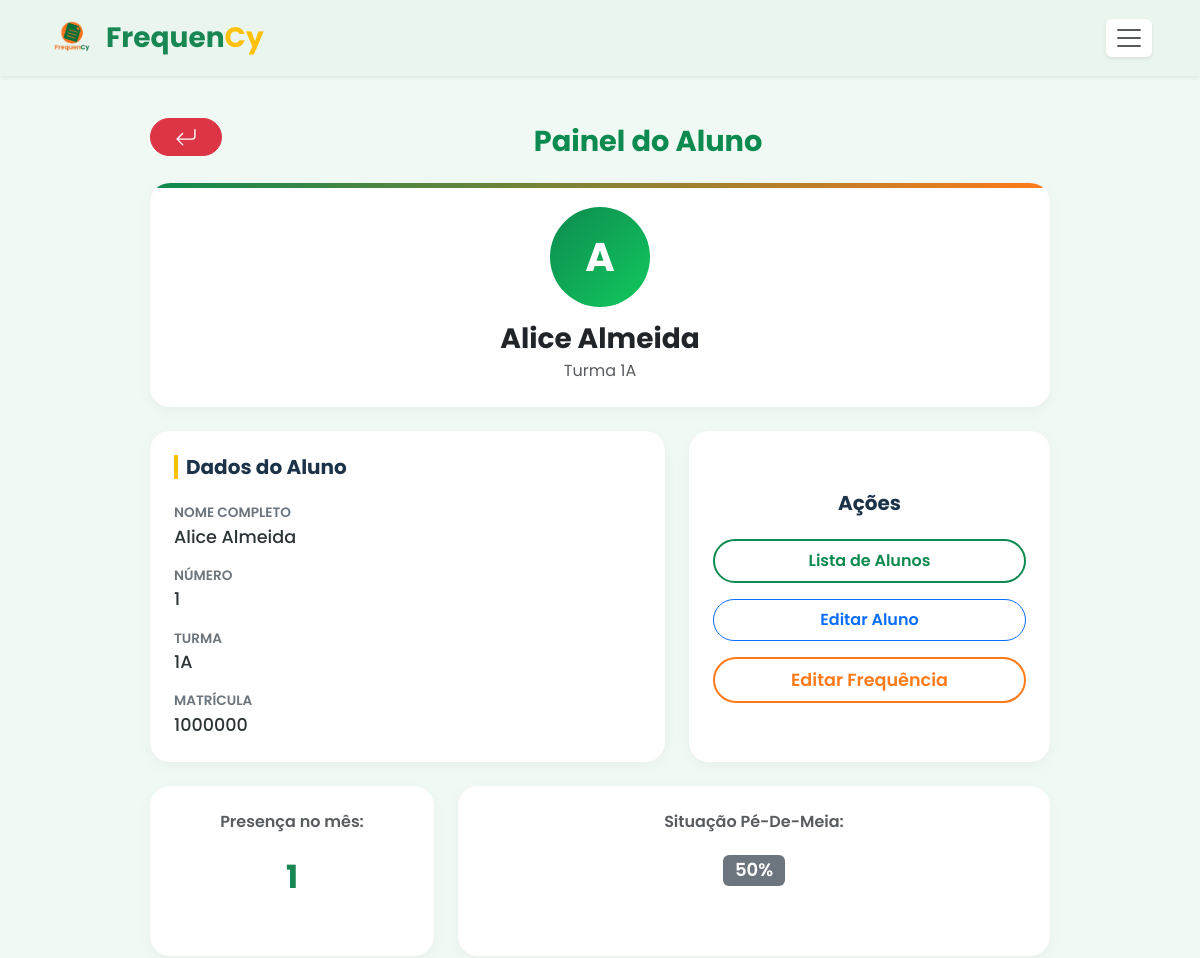
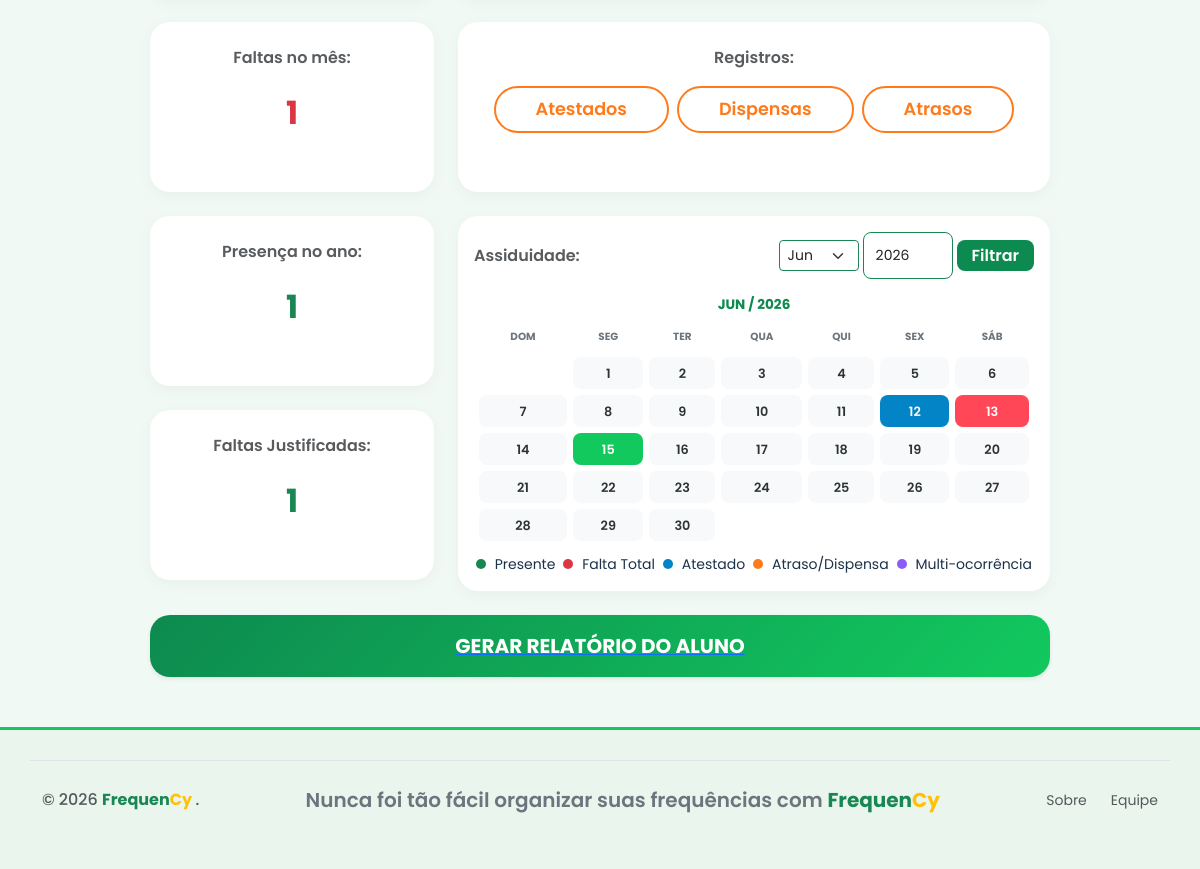
Page /painel_aluno.php?matricula=1000000 on the committed database (2 pictures, top to bottom).
### tables this page shows
CREATE TABLE `aluno` (
  `id_aluno` int(11) NOT NULL,
  `nome_aluno` varchar(200) NOT NULL,
  `numero_aluno` varchar(2) NOT NULL,
  `matricula` varchar(15) NOT NULL,
  `turma_aluno` varchar(2) NOT NULL
);

### dados.php (called while the page is built, shortened)
<?php
function contar_frequencia_no_mes_por_aluno($conexao, $matricula, $mes) {
    $query = "SELECT COUNT(*) AS total FROM frequencia WHERE matricula_aluno_frequencia = '$matricula' AND MONTH(data_frequencia) = '$mes' AND situacao_frequencia = 'P'";
    $result = mysqli_query($conexao, $query);
    if($result){
        $row = mysqli_fetch_assoc($result);
        return $row['total'];
    }
    return 0;
}
function contar_faltas_no_mes_por_aluno($conexao, $matricula, $mes) {
    $query = "SELECT COUNT(*) AS total FROM frequencia WHERE matricula_aluno_frequencia = '$matricula' AND MONTH(data_frequencia) = '$mes' AND situacao_frequencia = 'A'";
    $result = mysqli_query($conexao, $query);
    if($result){
        $row = mysqli_fetch_assoc($result);
        return $row['total'];
    }
    return 0;
}
function contar_frequencia_no_ano_por_aluno($conexao, $matricula, $ano) {
    $query = "SELECT COUNT(*) AS total FROM frequencia WHERE matricula_aluno_frequencia = '$matricula' AND YEAR(data_frequencia) = '$ano' AND situacao_frequencia = 'P'";
    $result = mysqli_query($conexao, $query);
    if($result){
        $row = mysqli_fetch_assoc($result);
        return $row['total'];
    }
    return 0;
}
function porcentagem_frequencia($conexao, $matricula, $mes) {
    $total_frequencias = contar_frequencia_no_mes_por_aluno($conexao, $matricula, $mes);
    $total_faltas = contar_faltas_no_mes_por_aluno($conexao, $matricula, $mes);
    $total_dias = $total_frequencias + $total_faltas;
    if ($total_dias > 0) {
        return round(($total_frequencias / $total_dias) * 100);
    }
    return 0;
}
function contar_dias_justificados_por_aluno($conexao, $matricula) {
    $query = "SELECT SUM(dias_cobertos) AS total FROM registro WHERE matricula = '$matricula' AND tipo_registro = 'Atestado'";
    $result = mysqli_query($conexao, $query);
    if($result){
        $row = mysqli_fetch_assoc($result);
        return $row['total'] ?? 0;
    }
    return 0;
}

### painel_aluno.php (the view, shortened to what this page needs)
<?php
include('conexao.php');
include('dados.php');
if (isset($_GET['matricula'])) {
    $matricula = $_GET['matricula'];
    $query = "SELECT nome_aluno, turma_aluno, matricula, numero_aluno FROM aluno WHERE matricula = ?";
    $stmt = mysqli_prepare($conexao, $query);
    mysqli_stmt_bind_param($stmt, "s", $matricula);
    mysqli_stmt_execute($stmt);
    $result = mysqli_stmt_get_result($stmt);
    if ($result && mysqli_num_rows($result) > 0) {
        $aluno = mysqli_fetch_assoc($result);
    } else {
        echo "Matrícula não encontrada.";
        exit;
    }
} else {
    echo "Matrícula não fornecida.";
    exit;
}
$ano_atual = isset($_GET['ano_filtro']) ? intval($_GET['ano_filtro']) : intval(date('Y'));
$mes_atual = isset($_GET['mes_filtro']) ? $_GET['mes_filtro'] : date('m');
$num_dias = cal_days_in_month(CAL_GREGORIAN, intval($mes_atual), $ano_atual);
$primeiro_dia_mes = date('w', strtotime("$ano_atual-$mes_atual-01"));
$presencas = [];
$query_freq = "SELECT data_frequencia, situacao_frequencia FROM frequencia WHERE matricula_aluno_frequencia = ? AND MONTH(data_frequencia) = ? AND YEAR(data_frequencia) = ?";
$stmt_freq = mysqli_prepare($conexao, $query_freq);
mysqli_stmt_bind_param($stmt_freq, "sss", $aluno['matricula'], $mes_atual, $ano_atual);
mysqli_stmt_execute($stmt_freq);
$res_freq = mysqli_stmt_get_result($stmt_freq);
while ($row = mysqli_fetch_assoc($res_freq)) {
    $presencas[$row['data_frequencia']] = $row['situacao_frequencia'];
}
$atestados_mes = [];
$query_atest = "SELECT data_registro, dias_cobertos FROM registro WHERE matricula = ? AND tipo_registro = 'Atestado'";
if ($stmt_atest = mysqli_prepare($conexao, $query_atest)) {
    mysqli_stmt_bind_param($stmt_atest, "s", $aluno['matricula']);
    mysqli_stmt_execute($stmt_atest);
    $res_atest = mysqli_stmt_get_result($stmt_atest);
    while ($row = mysqli_fetch_assoc($res_atest)) {
        $data_inicio = $row['data_registro'];
        $dias_cobertos = max(1, (int)$row['dias_cobertos']);
        for ($i = 0; $i < $dias_cobertos; $i++) {
            $data_atual = date('Y-m-d', strtotime("$data_inicio + $i days"));
            $atestados_mes[$data_atual] = true;
        }
    }
}
$atrasos_mes = [];
$dispensas_mes = [];
?>
<!DOCTYPE html>
<html lang="pt-br">
<head>
    <link href="css/bootstrap.min.css" rel="stylesheet">
    <link rel="stylesheet" href="style.css">
</head>
<body>
    <?php include('navbar.php'); ?>
    <div class="conteudo-perfil">
        <div class="row align-items-center mb-3 header-row">
            <div class="col-auto">
                <a href="painel.php" class="btn btn-danger rounded-pill px-4 mb-0">
                </a>
            </div>
            <div class="col text-center">
                <h2 class="titulo-verde mb-2 mt-3">Painel do Aluno</h2>
            </div>
        </div>
        <div class="dash-card p-4 text-center mb-4 position-relative overflow-hidden">
            <div style="position: absolute; top: 0; left: 0; width: 100%; height: 5px; background: linear-gradient(90deg, #0d8a4f, #ff7a1a);"></div>
            <div class="avatar-grande"><?= strtoupper(substr($aluno['nome_aluno'], 0, 1)); ?></div>
            <h3 class="fw-bold text-dark mb-1"><?= $aluno['nome_aluno']; ?></h3>
            <p class="text-muted mb-0">Turma <?= htmlspecialchars($aluno['turma_aluno']); ?></p>
        </div>
        <div class="row g-4">
            <div class="col-md-7">
                <div class="dash-card p-4 h-100">
                    <h5 class="fw-bold mb-4 border-start border-warning border-4 ps-2">Dados do Aluno</h5>
                    <div class="info-label">Nome Completo</div>
                    <div class="info-value mb-3"><?= $aluno['nome_aluno']; ?></div>
                    <div class="info-label">Número</div>
                    <div class="info-value mb-3"><?= $aluno['numero_aluno']; ?></div>
                    <div class="info-label">Turma</div>
                    <div class="info-value mb-3"><?= $aluno['turma_aluno']; ?></div>
                    <div class="info-label">Matrícula</div>
                    <div class="info-value"><?= $aluno['matricula']; ?></div>
                </div>
            </div>
            <div class="col-md-5">
                <div class="dash-card p-4 h-100 d-flex flex-column justify-content-center text-center">
                    <h5 class="fw-bold mb-4">Ações</h5>
                    <div class="d-grid gap-3">
                        <a href="lista_alunos.php" class="btn btn-outline-green py-2">Lista de Alunos</a>
                        <a href="tela_edita_aluno.php?matricula=<?= urlencode($aluno['matricula']); ?>" class="btn btn-outline-primary fw-semibold rounded-pill py-2">Editar Aluno</a>
                        <button type="button" class="btn btn-outline-warning fw-semibold rounded-pill py-2" data-bs-toggle="modal" data-bs-target="#exampleModal">Editar Frequência</button>
                    </div>
                </div>
            </div>
            <div class="col-md-4">
                <div class="dash-card p-4 text-center mini-card mb-4">
                    <span class="text-muted fw-semibold">Presença no mês:</span>
                    <h2 class="fw-bold text-success m-4"><?= contar_frequencia_no_mes_por_aluno($conexao, $aluno['matricula'], $mes_atual); ?></h2>
                </div>
                <div class="dash-card p-4 text-center mini-card mb-4">
                    <span class="text-muted fw-semibold">Faltas no mês:</span>
                    <h2 class="fw-bold text-danger m-4"><?= contar_faltas_no_mes_por_aluno($conexao, $aluno['matricula'], $mes_atual); ?></h2>
                </div>
                <div class="dash-card p-4 text-center mini-card mb-4">
                    <span class="text-muted fw-semibold">Presença no ano:</span>
                    <h2 class="fw-bold text-success m-4"><?= contar_frequencia_no_ano_por_aluno($conexao, $aluno['matricula'], $ano_atual); ?></h2>
                </div>
                <div class="dash-card p-4 text-center mini-card mb-4">
                    <span class="text-muted fw-semibold">Faltas Justificadas:</span>
                    <h2 class="fw-bold text-success m-4"><?= contar_dias_justificados_por_aluno($conexao, $aluno['matricula']); ?></h2>
                </div>
            </div>
            <div class="col-md-8">
                <div class="dash-card p-4 text-center mini-card mb-4">
                    <span class="text-muted fw-semibold">Situação Pé-De-Meia:</span>
                    <div class="fs-4 fw-semibold mb-2 px-2 py-3">
                        <h2 class="badge bg-secondary fw-semibold">
                            <?= porcentagem_frequencia($conexao, $aluno['matricula'], $mes_atual); ?>%
                        </h2>
                    </div>
                </div>
                <div class="dash-card p-4 text-center mini-card mb-4">
                    <span class="text-muted fw-semibold mb-3">Registros:</span>
                    <div class="d-flex justify-content-center gap-2 mt-3 flex-wrap">
                        <a class="btn btn-outline-warning fw-semibold rounded-pill py-2" href="tela_cadastro_atestado.php?matricula=<?= $aluno['matricula'] ?>">Atestados</a>
                        <a class="btn btn-outline-warning fw-semibold rounded-pill py-2" href="tela_cadastro_dispensa.php?matricula=<?= $aluno['matricula'] ?>">Dispensas</a>
                        <a class="btn btn-outline-warning fw-semibold rounded-pill py-2" href="tela_cadastro_atraso.php?matricula=<?= $aluno['matricula'] ?>">Atrasos</a>
                    </div>
                </div>
                <div class="dash-card p-3 text-center mb-3">
                    <div class="d-flex flex-column flex-md-row justify-content-between align-items-center gap-3 mb-3">
                        <span class="text-muted fw-semibold">Assiduidade:</span>
                        <form method="GET" class="d-flex gap-1 align-items-center">
                            <select name="mes_filtro" class="form-select form-select-sm border-success" style="width: 80px;">
                                <?php
                                $meses = ["01" => "Jan", "02" => "Fev", "03" => "Mar", "04" => "Abr", "05" => "Mai", "06" => "Jun", "07" => "Jul", "08" => "Ago", "09" => "Set", "10" => "Out", "11" => "Nov", "12" => "Dez"];
                                foreach ($meses as $num => $nome) {
                                    $sel = ($num == $mes_atual) ? "selected" : "";
                                    echo "<option value='$num' $sel>$nome</option>";
                                }
                                ?>
                            </select>
                            <input type="number" name="ano_filtro" class="form-control form-control-sm border-success" value="<?= $ano_atual ?>" placeholder="Ano" style="width: 90px;" min="1900" max="2100">
                            <button type="submit" class="btn-gerar-dados">Filtrar</button>
                        </form>
                    </div>
                    <div class="mb-2 mes-titulo-badge">
                        <?= date('M / Y', strtotime("$ano_atual-$mes_atual-01")); ?>
                    </div>
                    <table class="calendario-table">
    <thead>
        <tr>
            <th>Dom</th><th>Seg</th><th>Ter</th><th>Qua</th><th>Qui</th><th>Sex</th><th>Sáb</th>
        </tr>
    </thead>
    <tbody>
        <?php
        $dia_semana = $primeiro_dia_mes;
        echo "<tr>";
        for ($i = 0; $i < $dia_semana; $i++) {
            echo "<td class='dia-vazio'></td>";
        }
      for ($dia = 1; $dia <= $num_dias; $dia++) {
            $data_loop = sprintf("%s-%s-%02d", $ano_atual, $mes_atual, $dia);
            $tem_presenca = isset($presencas[$data_loop]) && trim($presencas[$data_loop]) === 'P';
            $tem_falta = isset($presencas[$data_loop]) && trim($presencas[$data_loop]) === 'A';
            $tem_atestado = isset($atestados_mes[$data_loop]);
            $tem_atraso = isset($atrasos_mes[$data_loop]);
            $tem_dispensa = isset($dispensas_mes[$data_loop]);
            $ocorrencias = 0;
            if ($tem_atestado) $ocorrencias++;
            $st = "";
            if ($ocorrencias >= 2) {
                $st = 'dia-multipla';
            } elseif ($tem_atraso || $tem_dispensa) {
                $st = 'dia-atraso';
            } elseif ($tem_presenca) {
                $st = 'dia-presente';
            } elseif ($tem_atestado) {
                $st = 'dia-atestado';
            } elseif ($tem_falta) {
                $st = 'dia-ausente';
            }
            $nomeAlunoJs = addslashes($aluno['nome_aluno']);
            $turmaAlunoJs = addslashes($aluno['turma_aluno']);
            echo "<td style='cursor:pointer;' onclick=\"abrirModalFrequencia('{$aluno['matricula']}', '{$data_loop}', '{$nomeAlunoJs}', '{$turmaAlunoJs}')\">
                    <div class='dia-card {$st}'>{$dia}</div>
                  </td>";
            $dia_semana++;
            if ($dia_semana == 7) {
                echo "</tr>";
                if ($dia < $num_dias) {
                    echo "<tr>";
                }
                $dia_semana = 0;
            }
        }
        if ($dia_semana > 0 && $dia_semana < 7) {
            for ($i = $dia_semana; $i < 7; $i++) {
                echo "<td class='dia-vazio'></td>";
            }
            echo "</tr>";
        }
        ?>
    </tbody>
</table>
                    <div class="d-flex justify-content-center gap-2 mt-2 flex-wrap">
                        <small><span class="ponto-legenda bg-success"></span> Presente</small>
                        <small><span class="ponto-legenda bg-danger"></span> Falta Total</small>
                        <small><span class="ponto-legenda" style="background:#0284c7;"></span> Atestado</small>
                        <small><span class="ponto-legenda" style="background:#ff7a1a;"></span> Atraso/Dispensa</small>
                        <small><span class="ponto-legenda" style="background:#8b5cf6;"></span> Multi-ocorrência</small>
                    </div>
                </div>
            </div>
            <div class="col-md-12 mt-2">
                <div class="dash-card card-bottom p-3 text-center shadow-sm" style="background: linear-gradient(135deg, #0d8a4f, #12c95e); cursor: pointer;">
                    <a href="gerar_relatorio_aluno.php?matricula=<?php echo $aluno['matricula']?>">
                        <span class="fw-bold text-white fs-5 text-uppercase">Gerar Relatório do Aluno</span>
                    </a>
                </div>
            </div>
        </div>
    </div>
    <?php include('footer.php'); ?>
</body>
</html>

### rows in the picture
aluno: nome_aluno "A", nome_aluno "Alice Almeida", turma_aluno "1A", numero_aluno "1", matricula "1000000"

### other values in the picture
contar_dias_justificados_por_aluno($conexao, $aluno['matricula']) "1"
porcentagem_frequencia($conexao, $aluno['matricula'], $mes_atual) "50"
date('M / Y', strtotime("$ano_atual-$mes_atual-01")) "JUN / 2026"
form field mes_filtro "Jun"
